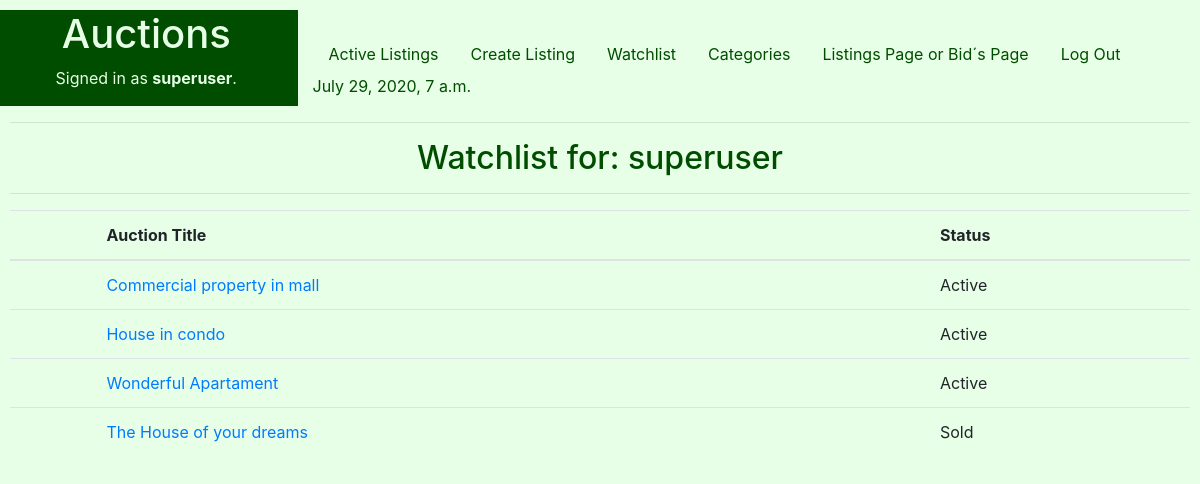
The page /Watchlist (signed in) on the database its author committed.
### auctions/models.py (models this page shows, shortened)
class User(AbstractUser):
    pass

class Watchlist(models.Model):
    Lcode = models.ForeignKey(Listings, on_delete=models.CASCADE)
    Wflag =models.IntegerField() #Key
    user = models.CharField(max_length=25)

class Listings(models.Model):
    STATUS = (
        ('Active', 'Active - Receiving Bids'),
        ('To Begin', 'To Begin - De Auction didn´t start yet'),
        ('Closed', 'Closed - The seller gave up the auction'),
        ('Sold', 'Sold'),
    )
    Ltitle = models.CharField(help_text="Choose a title for your listing",max_length=50)
    Ccode=models.IntegerField(help_text="Categories Ex: 1-Apartament,2-Commercial,3-Farm, 4-House ") #foreign key from PropTypes
    Ldescription = models.CharField(max_length=250)
    Lprice = models.FloatField(help_text="starting bid Just USD") #initial price
    Ldatestart = models.DateField(help_text="Please use the following format: <em>YYYY-MM-DD</em>. for the auction start")
    Lduration = models.IntegerField(help_text="Duration expressed in days" )
    Luser = models.CharField(max_length=25)
    Limage= models.ImageField(upload_to="media", blank=True) #Name of the picture saved on static folder
    Lstatus = models.CharField(max_length=8, choices=STATUS )

### auctions/views.py (the view)
# urls.py: path('Watchlist', views.Watchlist_view, name='Watchlist'),
@login_required
def Watchlist_view(request):
    d = datetime.now()
    try:
        W = Watchlist.objects.all()
        context={
           "d" : d,
           "Wishlists": W,
        }
        return render(request, "auctions/Watchlist.html", context)
    except:
        context={
          "d" : d,
        }
        return render(request, "auctions/Watchlist.html", context)

### auctions/templates/auctions/WatchList.html (shortened to what this page needs)
{% extends "auctions/layout.html" %}
{% block body %}
<h2 style=" text-align: center;">Watchlist for: {{user.username}} </h2>
  <hr>
<form action ="{% url 'auctions:Watchlist' %}">
   	<div class="form-group" >
        <table class="table" width=50%>
            <thead>
		      	    <tr>
                <th </th>
                <th scope="col">Auction Title </th>
                <th scope="col">Status </th>
      	        </tr>
		        </thead>
            {% if Wishlists|length > 0  %}
	              {% for W in Wishlists %}
                  {%if user.username == W.user%}
                      <tr>
                      <td></td>
                      <td><a href="{% url 'auctions:BidsDetail' Btitle=W.Lcode.Ltitle %}">  {{W.Lcode.Ltitle}} </a> </td>
                      <td>  {{W.Lcode.Lstatus}} </td>
                      </tr>
                  {%endif%}
                {% endfor %}
            {% else %}
                 	<div class="form-group">
                      	<output><h1>No matches found for your Whatchlist   {{user.username}} </h1></output>
                        <input type="hidden" id="u" name="username" value={{user.username}}>
                	</div>
            {% endif %}
	      </table>
    </div>
</form>
{% endblock %}

### auctions/templates/auctions/layout.html (shortened to what this page needs)
{% load static %}
<!DOCTYPE html>
<html lang="en">
    <head>
        <link rel="stylesheet" href="https://stackpath.bootstrapcdn.com/bootstrap/4.4.1/css/bootstrap.min.css">
        <link rel="stylesheet" href="https://cdnjs.cloudflare.com/ajax/libs/font-awesome/4.7.0/css/font-awesome.min.css">
        <link href="{% static 'auctions/styles.css' %}" rel="stylesheet">
    </head>
    <body>
        <div class="row">
            <div class="col-lg-3" style="background-color:#004d00;color:#e6ffe6 ;">
                <h1 style="text-align: center;">Auctions</h1>
                {% if user.is_authenticated %}
                    <p style="text-align: center;">Signed in as <strong >{{ user.username }}</strong>.</p>
                {% else %}
                    <p style="text-align: center;">Not signed in.</p>
                {% endif %}
            </div>
            <div class="col-lg-9" >
                <ul class="nav">
                <li class="nav-item"><br>
                  <a  style="color:  #004d00;" class="nav-link" href="{% url 'auctions:index' %}">Active Listings</a>
                </li>
                {% if user.is_authenticated %}
                    <li class="nav-item"><br>
                    <a  style="color:  #004d00;" class="nav-link" href="{% url 'auctions:CreateListings' %}">Create Listing</a>
                    </li>
                    <li class="nav-item"><br>
                    <a  style="color:  #004d00;" class="nav-link" href="{% url 'auctions:Watchlist' %}">Watchlist</a>
                    </li>
                    <li class="nav-item"><br>
                    <a  style="color:  #004d00;" class="nav-link" href="{% url 'auctions:Categories' %}">Categories</a>
                    </li>
                    <li class="nav-item"><br>
                    <a  style="color:  #004d00;" class="nav-link" href="{% url 'auctions:Listingspage' %}">Listings Page or Bid´s Page</a>
                    </li>
                    <li class="nav-item"><br>
                    <a  style="color:  #004d00;" class="nav-link" href="{% url 'auctions:logout' %}">Log Out</a>
                    </li>
                {% endif %}
                    <li>   {{d}} </li>
                </ul>
            </div>
        </div>
      <hr>
      {% block body %}
      {% endblock %}
    </body>
</html>

### auctions/static/auctions/styles.css (style rules this page uses)
body { padding: 10px; }

### auctions/templates/auctions/layout.html (style rules this page uses)
body { background-color:#e6ffe6 ; color: #004d00; }

### rows shown on the page
User: username "superuser"
Watchlist: Lcode.Ltitle "Commercial property in mall", Lcode.Lstatus "Active"
Watchlist: Lcode.Ltitle "House in condo", Lcode.Lstatus "Active"
Watchlist: Lcode.Ltitle "Wonderful Apartament", Lcode.Lstatus "Active"
Watchlist: Lcode.Ltitle "The House of your dreams", Lcode.Lstatus "Sold"
